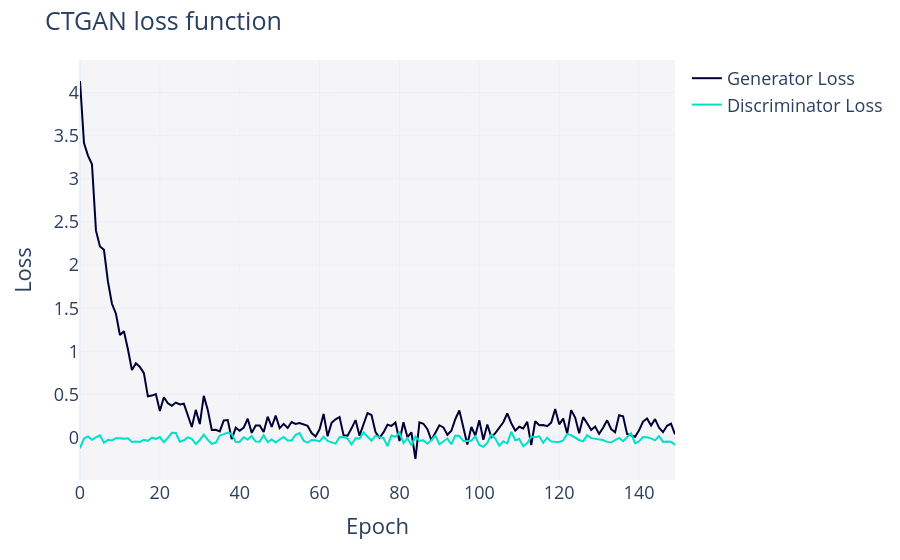

This figure's notebook cell:
### Code cell
fig = synthesizer.get_loss_values_plot()
fig.show()

### Figure 1 — Plotly figure (JSON) as saved in the notebook; plotly's stock layout.template omitted (floating-point values rounded to 4 significant figures; data arrays with more than 128 entries replaced by an {"elided": "..."} marker saying what was removed)
{"data": [{"hovertemplate": "variable=Generator Loss<br>Epoch=%{x}<br>value=%{y}<extra></extra>", "legendgroup": "Generator Loss", "line": {"color": "#000036", "dash": "solid"}, "marker": {"symbol": "circle"}, "mode": "lines", "name": "Generator Loss", "orientation": "v", "showlegend": true, "type": "scatter", "x": {"elided": "150 int values"}, "xaxis": "x", "y": {"elided": "150 float values"}, "yaxis": "y"}, {"hovertemplate": "variable=Discriminator Loss<br>Epoch=%{x}<br>value=%{y}<extra></extra>", "legendgroup": "Discriminator Loss", "line": {"color": "#01E0C9", "dash": "solid"}, "marker": {"symbol": "circle"}, "mode": "lines", "name": "Discriminator Loss", "orientation": "v", "showlegend": true, "type": "scatter", "x": {"elided": "150 int values"}, "xaxis": "x", "y": {"elided": "150 float values"}, "yaxis": "y"}], "layout": {"font": {"size": 18}, "legend": {"orientation": "v", "title": {"text": ""}, "tracegroupgap": 0}, "margin": {"t": 60}, "plot_bgcolor": "#F5F5F8", "title": {"text": "CTGAN loss function"}, "xaxis": {"anchor": "y", "domain": [0, 1], "title": {"text": "Epoch"}}, "yaxis": {"anchor": "x", "domain": [0, 1], "title": {"text": "Loss"}}}}
